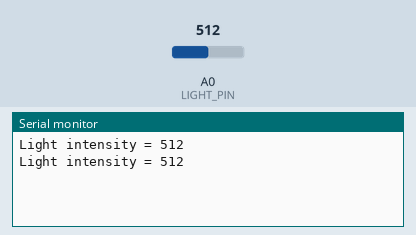
Simulated run of this sketch. Board: Arduino Uno, built with avr-gcc and run on an emulated ATmega328P. Parts: the last lines printed to the serial monitor. The test bench sets the inputs (shaded band); at power-on: A0 (LIGHT_PIN) = 512.

Above: at 1.8 s.
1.9 s: A0 (LIGHT_PIN) set to 716
At 2.8 s:
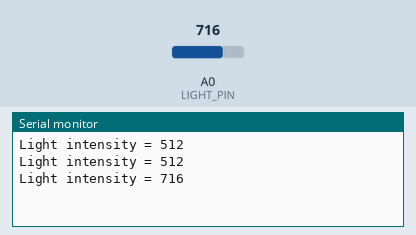
3.4 s: A0 (LIGHT_PIN) set to 900
At 4.8 s:
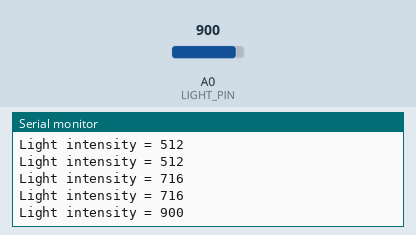
Timing chart, 0 to 6.4 s (numbered marks = the images above; inputs shaded):
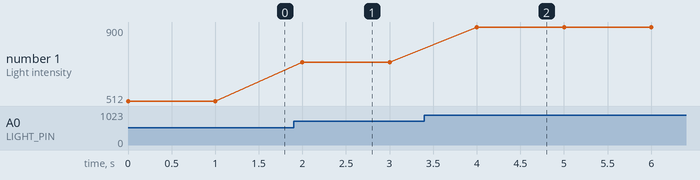

Measured:
- after the input at 1.9 s, the serial monitor: prints a new line after 0.10 s (image 1)
- after the input at 3.4 s, the serial monitor: prints a new line after 0.60 s (image 2)
- plotted number 1: 512 → 716 after the input at 1.9 s, 716 → 900 after the input at 3.4 s

The sketch:

lab03_light_sensor.ino
```cpp
#define LIGHT_PIN A0

int light_val;

void setup() {
  pinMode(LIGHT_PIN,INPUT);
  Serial.begin(9600);
}

void loop() {
  light_val = analogRead(LIGHT_PIN);
  Serial.print("Light intensity = ");
  Serial.println(light_val);
  delay(1000);
}
```
